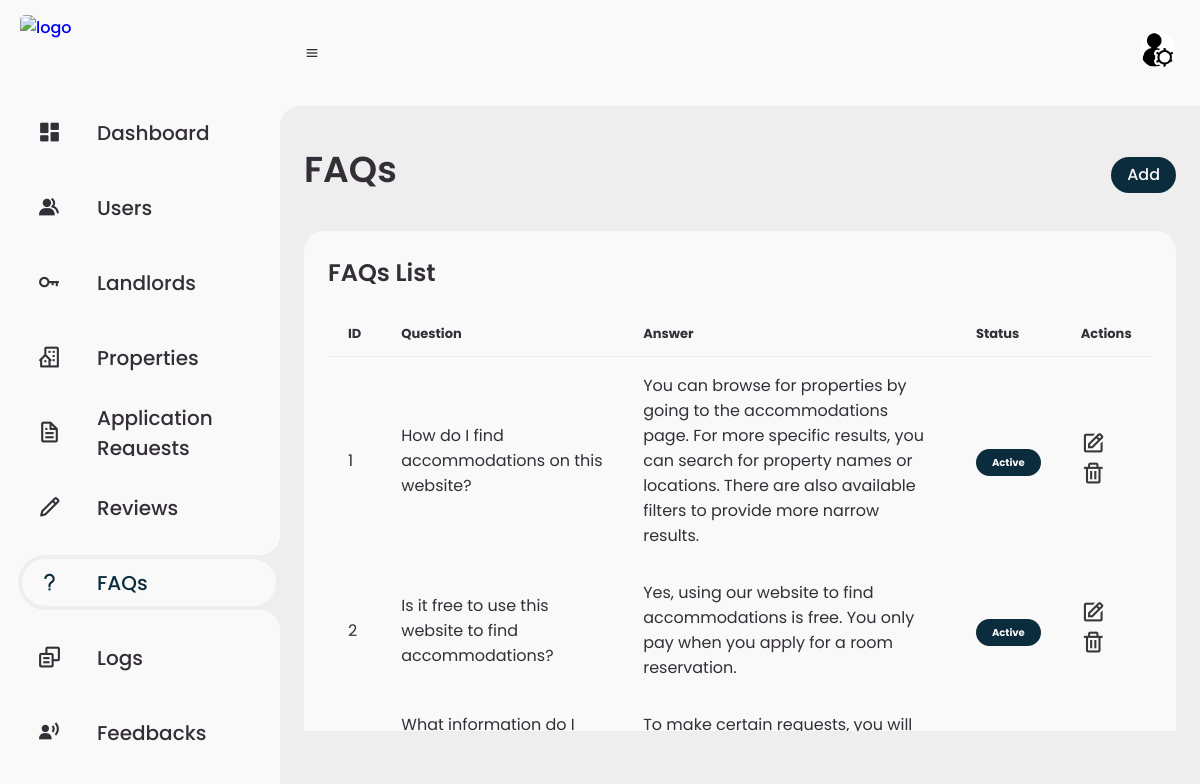
Screenshot of /admin/faqs.php (signed in) with the database file from the repository.
### tables this page shows
CREATE TABLE `apt_faqs` (
  `faq_id` int(11) NOT NULL,
  `admin_id` int(11) NOT NULL,
  `question` text NOT NULL,
  `answer` text NOT NULL,
  `status` int(1) NOT NULL
);

### models/Faq.php (called while the page is built, shortened)
<?php
class Faq
{
    public function setConnection($connection)
	{
		$this->connection = $connection;
	}
    public function getFaqs()
    {
        try {
             $sql = 'SELECT * FROM apt_faqs WHERE status=1';
             $data = $this->connection->query($sql)->fetchAll();
            return $data;
        } catch (Exception $e) {
            echo 'An error occurred: ' . $e->getMessage();
        }
    }
}

### admin/faqs.php (the view, shortened to what this page needs)
<?php
    include "../init.php";
    $faq = new Faq();
    $faq->setConnection($connection);
    $faqs = $faq->getFaqs();
?>
<!DOCTYPE html>
<html lang="en">
<head>
	<link href='https://unpkg.com/boxicons@2.0.9/css/boxicons.min.css' rel='stylesheet'>
	<link rel="stylesheet" href="css/adminstyle.css">
	<link rel="stylesheet" href="https://cdnjs.cloudflare.com/ajax/libs/font-awesome/6.2.1/css/all.min.css" />
</head>
<body>
<?php include ('sidebar.php'); ?>
	<section id="content">
		<?php include('navbar.php');?>
		<main>
			<div class="head-title">
				<div class="left">
					<h1>FAQs</h1>
				</div>
                <a href="add-faq" class="btn-add">
                    <span class="text">Add</span>
                </a>
			</div>
			<div style="overflow-y:scroll; max-height:500px; scrollbar-width:none; " id="data-table" class="table-data">
				<div class="order">
					<div class="head">
						<h3>FAQs List</h3>
					</div>
					<table>
						<thead>
							<tr>
                                <th>ID</th>
								<th>Question</th>
								<th>Answer</th>
								<th>Status</th>
								<th>Actions</th>
							</tr>
						</thead>
						<tbody>
                            <?php
                                foreach($faqs as $faq){
                                    $faq_id = $faq['faq_id'];
                                    $question = $faq['question'];
                                    $answer = $faq['answer'];
                                    $status = $faq['status'];
                                    if($status===1){
                                        $show_status = 'Active';
                                    }elseif($status===0){
                                        $show_status = 'Deleted';
                                    }
                            ?>
							<tr>
								<td><p><?php echo $faq_id?></p></td>
								<td><p><?php echo $question ?></p></td>
								<td><p><?php echo $answer ?></p></td>
                                <td><span class="status completed"><?php echo $show_status ?></span></td>
								<td>
                                    <i class='editbtn bx bx-edit' ></i>
                                    <i class='trash bx bx-trash' ></i>
                                </td>
							</tr>
                            <?php } ?>
						</tbody>
					</table>
				</div>
			</div>
		</main>
	</section>
</body>
</html>

### admin/css/adminstyle.css (style rules this page uses)
* { margin: 0; padding: 0; box-sizing: border-box; font-family: 'Poppins', sans-serif; }
a { text-decoration: none; }
:root { --poppins: 'Poppins', sans-serif; --lato: 'Lato', sans-serif; --light: #F9F9F9; --blue: #0b2c3c; --light-blue: #CFE8FF; --grey: #eee; --dark-grey: #AAAAAA; --dark: #342E37; --red: #DB504A; --yellow: #FFCE26; --light-yellow: #FFF2C6; --orange: #ff5a3d; --light-orange: #FFE0D3; }
html { overflow-x: hidden; }
body { background: var(--grey); overflow-x: hidden; }
#content { position: relative; width: calc(100% - 280px); left: 280px; transition: .3s ease; }
#content main { width: 100%; padding: 36px 24px; font-family: var(--poppins); max-height: calc(100vh - 56px); overflow-y: hidden; }
#content main .head-title { display: flex; align-items: center; justify-content: space-between; grid-gap: 16px; flex-wrap: wrap; }
#content main .head-title .left h1 { font-size: 36px; font-weight: 600; margin-bottom: 10px; color: var(--dark); }
#content main .head-title .btn-add { height: 36px; padding: 0 16px; border-radius: 36px; background: var(--blue); color: var(--light); display: flex; justify-content: center; align-items: center; grid-gap: 10px; font-weight: 500; }
#content main .table-data { display: flex; flex-wrap: wrap; grid-gap: 24px; margin-top: 24px; width: 100%; color: var(--dark); }
.table-data { -ms-overflow-style:none; }
#content main .table-data > div { border-radius: 20px; background: var(--light); padding: 24px; overflow-x: auto; }
#content main .table-data .head { display: flex; align-items: center; grid-gap: 16px; margin-bottom: 24px; }
#content main .table-data .head h3 { margin-right: auto; font-size: 24px; font-weight: 600; }
#content main .table-data .order { flex-grow: 1; flex-basis: 500px; }
#content main .table-data .order table { width: 100%; border-collapse: collapse; }
#content main .table-data .order table th { padding-bottom: 12px; font-size: 13px; text-align: left; border-bottom: 1px solid var(--grey); }
#content main .table-data .order table td { padding: 16px 20px; }
#content main .table-data .order table tr td .status { font-size: 10px; padding: 6px 16px; color: var(--light); border-radius: 20px; font-weight: 700; }
#content main .table-data .order table tr td .status.completed { background: var(--blue); }
.editbtn { font-size: 25px; color: rgb(55, 55, 55); }
.trash { font-size: 25px; color: rgb(55, 55, 55); }
.table-data th, .table-data td { padding: 10px 20px; text-align: left; }
i.bx { cursor: pointer; }

### rows the page displays
apt_faqs: faq_id "1", question "How do I find accommodations on this website?", answer "You can browse for properties by going to the accommodations page. For more specific results, you can search for property names or locations. There are also available filters to provide more narrow results.", status "Active"
apt_faqs: faq_id "2", question "Is it free to use this website to find accommodations?", answer "Yes, using our website to find accommodations is free. You only pay when you apply for a room reservation.", status "Active"
apt_faqs: question "What information do I…", answer "To make certain requests, you will…"

### other values shown
$pageTitle "Dashboard"
$pageTitle "Users"
$pageTitle "Landlords"
$pageTitle "Properties"
$pageTitle "Application Requests"
$pageTitle "Reviews"
$pageTitle "FAQs"
$pageTitle "Logs"
$pageTitle "Feedbacks"
